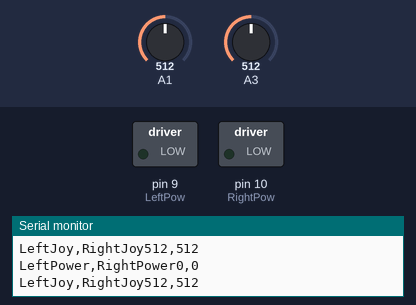
The sketch below on a simulated Arduino Uno, built with avr-gcc and run on an emulated ATmega328P. Shown: switched loads named in the sketch (green lamp = pin HIGH), the last lines printed to the serial monitor. The test bench sets the inputs (shaded band); at power-on: A1 = 512, A3 = 512.

Above: at 1.2 s.
1.3 s: A1 set to 549
At 2.5 s:
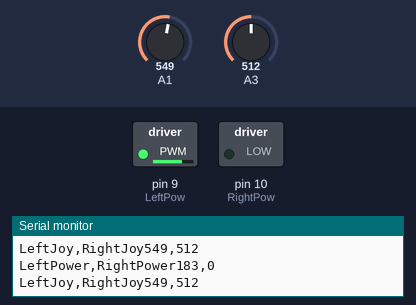
2.8 s: A1 set to 716
At 3.2 s:
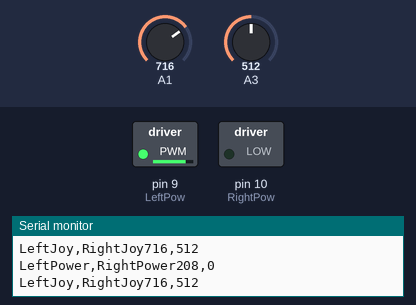
4.4 s: A1 set to 511
At 5.6 s:
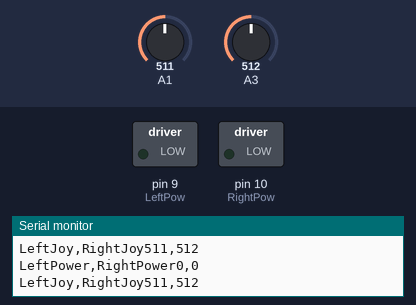
7.4 s: A3 set to 529
10.4 s: A3 set to 550
Timing chart, 0 to 13.4 s (numbered marks = the images above; inputs shaded):
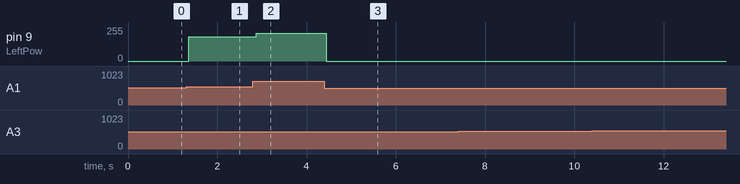

Measured:
- the behaviour switches between 537 and 538 on A1 (found by bisection; images 0 and 1)
- after the input at 1.3 s, pin 9 (LeftPow): 0/255 → 183/255 after 0.06 s
- after the input at 2.8 s, pin 9 (LeftPow): 183/255 → 208/255 after 0.08 s
- after the input at 4.4 s, pin 9 (LeftPow): 208/255 → 0/255 after 0.05 s

The sketch:

joystick_test4_2motor.ino
```cpp
int LeftPow = 9;
int LeftFor = 4;
int LeftRev = 5;
int RightPow = 10;
int RightFor = 6;
int RightRev = 7;
int LeftJoy,RightJoy;
int LeftPower,RightPower;
const double DeadZP = .05;
void setup() {
  Serial.begin(9600);
  pinMode(LeftPow, OUTPUT);
  pinMode(RightPow, OUTPUT);
  pinMode(LeftFor, INPUT);
  pinMode(LeftRev, INPUT);
  pinMode(RightFor, INPUT);
  pinMode(RightRev, INPUT);

  digitalWrite(RightFor, LOW);
  digitalWrite(RightRev,LOW);
  digitalWrite(LeftFor,LOW);
  digitalWrite(LeftRev,LOW);
}

void loop() {
  LeftJoy=analogRead(A1);
  RightJoy=analogRead(A3);
  Serial.print("LeftJoy,RightJoy");
  Serial.print(LeftJoy);
  Serial.print(",");
  Serial.println(RightJoy);

  if (LeftJoy > 512){
    LeftPower=map(LeftJoy,512,1023,178,255);
    digitalWrite(LeftFor, HIGH);
    digitalWrite(LeftRev, LOW);
    }
   else {
    LeftJoy = 1023-LeftJoy;
    LeftPower=map(LeftJoy,512,1023,178,255);
    digitalWrite(LeftFor, LOW);
    digitalWrite(LeftRev,HIGH);
   }
   if(LeftJoy > (511.5-511.5*DeadZP) && LeftJoy < (511.5+511.5*DeadZP)){
    LeftPower = 0;
    }

  if (RightJoy > 512){
    RightPower=map(RightJoy,512,1023,178,255);
    digitalWrite(RightFor, HIGH);
    digitalWrite(RightRev, LOW);
    }
   else {
    RightJoy = 1023-RightJoy;
    RightPower=map(RightJoy,512,1023,178,255);
    digitalWrite(RightFor, LOW);
    digitalWrite(RightRev,HIGH);
   }
   if(RightJoy > (511.5-511.5*DeadZP) && RightJoy < (511.5+511.5*DeadZP)){
    RightPower = 0;
    }
   analogWrite(LeftPow,LeftPower);
  Serial.print("LeftPower,RightPower");
  Serial.print(LeftPower);
  Serial.print(",");
  Serial.println(RightPower);
  }
```
